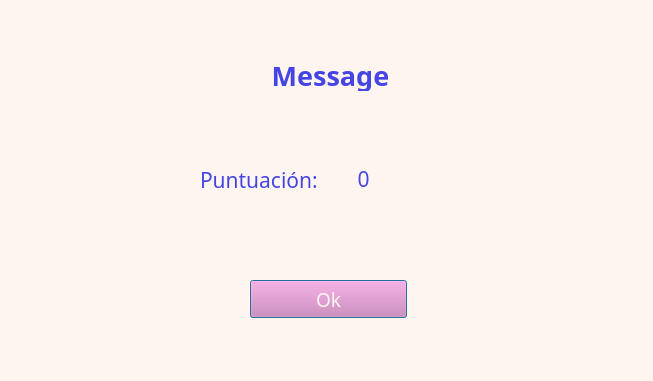
<?xml version="1.0" encoding="UTF-8"?>
<ui version="4.0">
 <class>Dialog</class>
 <widget class="QDialog" name="Dialog">
  <property name="geometry">
   <rect>
    <x>0</x>
    <y>0</y>
    <width>653</width>
    <height>381</height>
   </rect>
  </property>
  <property name="windowTitle">
   <string>Dialog</string>
  </property>
  <property name="styleSheet">
   <string notr="true">background-color: rgb(254, 245, 240);</string>
  </property>
  <widget class="QLabel" name="message">
   <property name="geometry">
    <rect>
     <x>180</x>
     <y>60</y>
     <width>301</width>
     <height>31</height>
    </rect>
   </property>
   <property name="font">
    <font>
     <family>Montserrat</family>
     <pointsize>20</pointsize>
     <bold>true</bold>
    </font>
   </property>
   <property name="styleSheet">
    <string notr="true">color: rgb(69, 69, 229);</string>
   </property>
   <property name="text">
    <string>Message</string>
   </property>
   <property name="alignment">
    <set>Qt::AlignmentFlag::AlignCenter</set>
   </property>
  </widget>
  <widget class="QPushButton" name="ok_button">
   <property name="geometry">
    <rect>
     <x>250</x>
     <y>280</y>
     <width>157</width>
     <height>38</height>
    </rect>
   </property>
   <property name="font">
    <font>
     <family>Montserrat</family>
     <pointsize>14</pointsize>
    </font>
   </property>
   <property name="cursor">
    <cursorShape>PointingHandCursor</cursorShape>
   </property>
   <property name="styleSheet">
    <string notr="true">background-color: rgb(221, 122, 179);
color: rgb(254, 245, 240);</string>
   </property>
   <property name="text">
    <string>Ok</string>
   </property>
  </widget>
  <widget class="QLabel" name="score_text">
   <property name="geometry">
    <rect>
     <x>200</x>
     <y>170</y>
     <width>141</width>
     <height>20</height>
    </rect>
   </property>
   <property name="font">
    <font>
     <family>Montserrat</family>
     <pointsize>16</pointsize>
    </font>
   </property>
   <property name="styleSheet">
    <string notr="true">color: rgb(69, 69, 229);</string>
   </property>
   <property name="text">
    <string>Puntuación:</string>
   </property>
  </widget>
  <widget class="QLabel" name="score">
   <property name="geometry">
    <rect>
     <x>330</x>
     <y>170</y>
     <width>67</width>
     <height>17</height>
    </rect>
   </property>
   <property name="font">
    <font>
     <family>Montserrat</family>
     <pointsize>16</pointsize>
    </font>
   </property>
   <property name="styleSheet">
    <string notr="true">color: rgb(69, 69, 229);</string>
   </property>
   <property name="text">
    <string>0</string>
   </property>
   <property name="alignment">
    <set>Qt::AlignmentFlag::AlignCenter</set>
   </property>
  </widget>
  <widget class="QLabel" name="star">
   <property name="geometry">
    <rect>
     <x>410</x>
     <y>160</y>
     <width>41</width>
     <height>41</height>
    </rect>
   </property>
   <property name="styleSheet">
    <string notr="true">border-image: url(:/assets/images/star.png);</string>
   </property>
   <property name="text">
    <string/>
   </property>
  </widget>
 </widget>
 <resources/>
 <connections/>
</ui>
